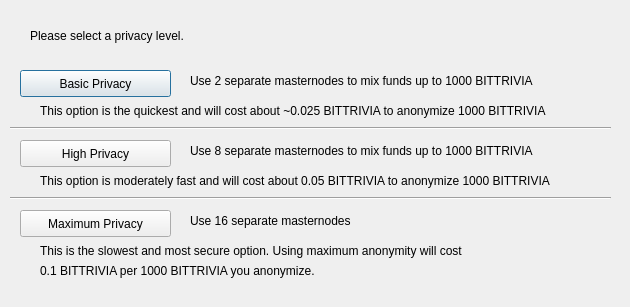
<?xml version="1.0" encoding="UTF-8"?>
<ui version="4.0">
 <class>DarksendConfig</class>
 <widget class="QDialog" name="DarksendConfig">
  <property name="geometry">
   <rect>
    <x>0</x>
    <y>0</y>
    <width>630</width>
    <height>307</height>
   </rect>
  </property>
  <property name="windowTitle">
   <string>Configure PrivateSend</string>
  </property>
  <widget class="QPushButton" name="buttonBasic">
   <property name="geometry">
    <rect>
     <x>20</x>
     <y>70</y>
     <width>151</width>
     <height>27</height>
    </rect>
   </property>
   <property name="text">
    <string>Basic Privacy</string>
   </property>
  </widget>
  <widget class="QPushButton" name="buttonHigh">
   <property name="geometry">
    <rect>
     <x>20</x>
     <y>140</y>
     <width>151</width>
     <height>27</height>
    </rect>
   </property>
   <property name="text">
    <string>High Privacy</string>
   </property>
  </widget>
  <widget class="QPushButton" name="buttonMax">
   <property name="geometry">
    <rect>
     <x>20</x>
     <y>210</y>
     <width>151</width>
     <height>27</height>
    </rect>
   </property>
   <property name="text">
    <string>Maximum Privacy</string>
   </property>
  </widget>
  <widget class="QLabel" name="label">
   <property name="geometry">
    <rect>
     <x>30</x>
     <y>20</y>
     <width>571</width>
     <height>31</height>
    </rect>
   </property>
   <property name="text">
    <string>Please select a privacy level.</string>
   </property>
  </widget>
  <widget class="QLabel" name="label_2">
   <property name="geometry">
    <rect>
     <x>190</x>
     <y>70</y>
     <width>421</width>
     <height>21</height>
    </rect>
   </property>
   <property name="text">
    <string>Use 2 separate masternodes to mix funds up to 1000 BITTRIVIA</string>
   </property>
  </widget>
  <widget class="QLabel" name="label_3">
   <property name="geometry">
    <rect>
     <x>190</x>
     <y>140</y>
     <width>411</width>
     <height>21</height>
    </rect>
   </property>
   <property name="text">
    <string>Use 8 separate masternodes to mix funds up to 1000 BITTRIVIA</string>
   </property>
  </widget>
  <widget class="QLabel" name="label_4">
   <property name="geometry">
    <rect>
     <x>190</x>
     <y>210</y>
     <width>421</width>
     <height>21</height>
    </rect>
   </property>
   <property name="text">
    <string>Use 16 separate masternodes</string>
   </property>
  </widget>
  <widget class="QLabel" name="label_6">
   <property name="geometry">
    <rect>
     <x>40</x>
     <y>100</y>
     <width>561</width>
     <height>21</height>
    </rect>
   </property>
   <property name="text">
    <string>This option is the quickest and will cost about ~0.025 BITTRIVIA to anonymize 1000 BITTRIVIA</string>
   </property>
  </widget>
  <widget class="QLabel" name="label_7">
   <property name="geometry">
    <rect>
     <x>40</x>
     <y>170</y>
     <width>561</width>
     <height>21</height>
    </rect>
   </property>
   <property name="text">
    <string>This option is moderately fast and will cost about 0.05 BITTRIVIA to anonymize 1000 BITTRIVIA</string>
   </property>
  </widget>
  <widget class="QLabel" name="label_8">
   <property name="geometry">
    <rect>
     <x>40</x>
     <y>240</y>
     <width>561</width>
     <height>21</height>
    </rect>
   </property>
   <property name="text">
    <string>This is the slowest and most secure option. Using maximum anonymity will cost</string>
   </property>
  </widget>
  <widget class="QLabel" name="label_9">
   <property name="geometry">
    <rect>
     <x>40</x>
     <y>260</y>
     <width>561</width>
     <height>21</height>
    </rect>
   </property>
   <property name="text">
    <string>0.1 BITTRIVIA per 1000 BITTRIVIA you anonymize.</string>
   </property>
  </widget>
  <widget class="Line" name="line">
   <property name="geometry">
    <rect>
     <x>10</x>
     <y>120</y>
     <width>601</width>
     <height>16</height>
    </rect>
   </property>
   <property name="orientation">
    <enum>Qt::Horizontal</enum>
   </property>
  </widget>
  <widget class="Line" name="line_2">
   <property name="geometry">
    <rect>
     <x>10</x>
     <y>190</y>
     <width>601</width>
     <height>16</height>
    </rect>
   </property>
   <property name="orientation">
    <enum>Qt::Horizontal</enum>
   </property>
  </widget>
 </widget>
 <resources/>
 <connections/>
</ui>
